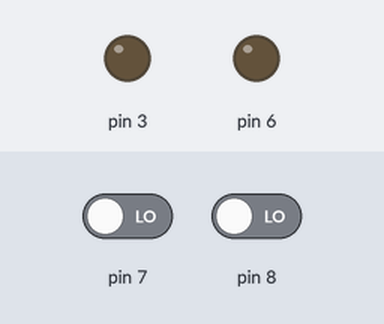
Bench run of a sketch on a simulated Arduino Uno, built with avr-gcc and run on an emulated ATmega328P. On the bench: output pins drawn as LEDs (lit = HIGH). The inputs (shaded band) are chosen by the test bench; at power-on: pin 7 LOW, pin 8 LOW.

Above: at 1.2 s.
1.3 s: pin 7 driven HIGH
At 4.2 s:
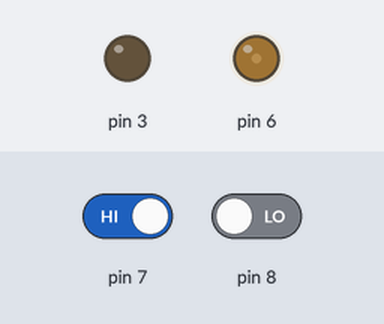
4.3 s: pin 7 driven LOW
At 5.3 s:
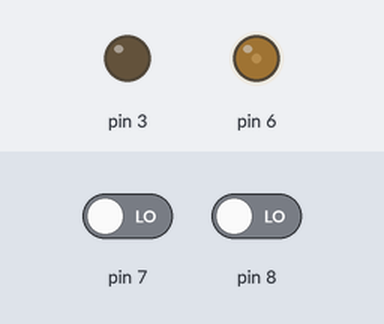
5.8 s: pin 7 driven HIGH
At 8.65 s:
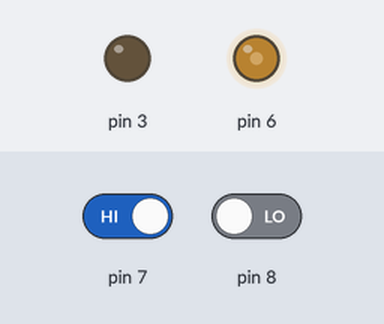
8.8 s: pin 8 driven HIGH
11.8 s: pin 8 driven LOW
Timing chart, 0 to 18.8 s (numbered marks = the images above; inputs shaded):
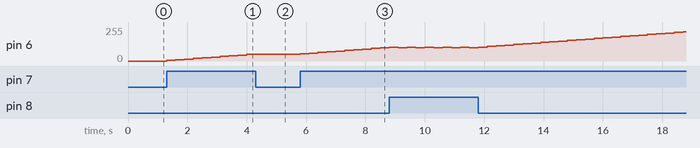

The sketch:

ch4-3.ino
```cpp
int n=0;
void setup ()
{
  pinMode(7,INPUT);
  pinMode(3,OUTPUT);      //该端口需要选择有#号标识的数字口
  pinMode(8,INPUT);

}

void loop(){
  int up = digitalRead(7);          //读取4号口的状态
  int down = digitalRead(8);      //读取10号口的状态
  if (up==HIGH) {                   //判断4号口目前是否是高电平
   n=n+5;                         //每次累加值为5
    if (n>=255) {
      n=255;
    }            //限定最大值为255

  analogWrite(6,n);               //使用PWM控制6号口输出，变量n的取值范围是0-255
  delay (300);
  }
  if (down==HIGH) {                   //减少亮度
   n=n-5;
    if (n<=0) {
      n=0;
    }
  analogWrite(6,n);
  delay (300);
  }
}
```

Measured:
- after the input at 1.3 s, pin 6: moves from 0/255 to 50/255 over 2.7 s, starting at once
- after the input at 4.3 s, pin 6: stays 50/255 (without the input it goes to 55/255 after 0.00 s)
- after the input at 5.8 s, pin 6: moves from 50/255 to 100/255 over 2.7 s, starting at once
